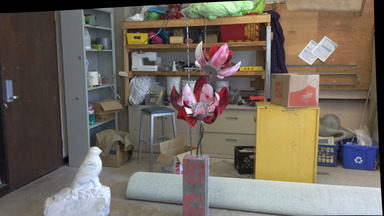
#> input picture im1.jpeg, 384 x 216 px
$ python main3.py
#> lines starting #> are read from the running program, lines starting #| are printed output that depends on the picture
import cv2
import numpy as np
from matplotlib import pyplot as plt
import os

# Créer le répertoire de sortie s'il n'existe pas
output_dir = 'output3'
os.makedirs(output_dir, exist_ok=True)

# Charger les images
img1 = cv2.imread('im1.jpeg', cv2.IMREAD_GRAYSCALE)  # Image gauche
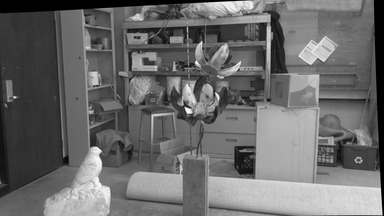
#> img1: shape (216, 384); min 0, max 255, mean 106.3
img2 = cv2.imread('im2.jpg', cv2.IMREAD_GRAYSCALE)   # Image droite
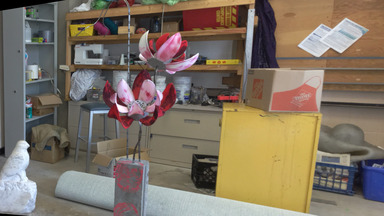
#> input picture im2.jpg, 384 x 216 px
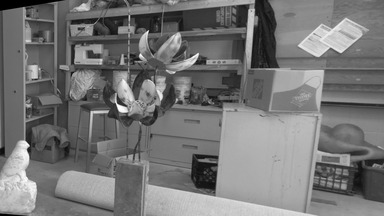
#> img2: shape (216, 384); min 0, max 255, mean 117.1

# Initialiser SIFT
sift = cv2.SIFT_create()

# Détecter les points d'intérêt et calculer les descripteurs
keypoints_1, descriptors_1 = sift.detectAndCompute(img1, None)
#> keypoints_1 = 539 keypoints; strongest (x, y, size): (188, 111, 3.8), (196, 63, 2.3), (244, 164, 18.2), (96, 150, 5.6)
keypoints_2, descriptors_2 = sift.detectAndCompute(img2, None)
#> keypoints_2 = 575 keypoints; strongest (x, y, size): (121, 109, 5), (140, 56, 2.5), (203, 176, 22.3), (24, 144, 5.8)

# Utiliser FLANN pour matcher les descripteurs
FLANN_INDEX_KDTREE = 1
index_params = dict(algorithm=FLANN_INDEX_KDTREE, trees=5)
search_params = dict(checks=50)  # or pass empty dictionary

flann = cv2.FlannBasedMatcher(index_params, search_params)
matches = flann.knnMatch(descriptors_1, descriptors_2, k=2)
#> matches = 539 matches

# Appliquer le ratio test de Lowe pour conserver les bons matches
good_matches = []
for m, n in matches:
    if m.distance < 0.7 * n.distance:
        good_matches.append(m)
#> after the loop, good_matches = 179 matches

# Séparer les coordonnées des points correspondants
src_pts = np.float32([keypoints_1[m.queryIdx].pt for m in good_matches]).reshape(-1, 1, 2)
#> src_pts = 179 rows, first 8: [79.07, 192.6], [81.2, 183.9], [84.76, 153.4], [85.45, 59.98], [85.45, 59.98], [85.92, 67.01], [85.92, 67.01], [86.41, 22.44]
dst_pts = np.float32([keypoints_2[m.trainIdx].pt for m in good_matches]).reshape(-1, 1, 2)
#> dst_pts = 179 rows, first 8: [5.48, 184.2], [8.06, 175.8], [13.53, 145.6], [24.52, 53.13], [24.52, 53.13], [24.8, 61.27], [24.8, 61.27], [27.49, 15.6]

# Trouver la matrice de transformation (homographie) entre les images
H, _ = cv2.findHomography(src_pts, dst_pts, cv2.RANSAC, 5.0)
#> H = [[0.84, -0.0786, -41.63], [-0.0673, 0.897, 0.89], [-0.00104, -1.31e-05, 1]]

# Appliquer la transformation perspective à l'image de gauche
img1_warped = cv2.warpPerspective(img1, H, (img1.shape[1] + img2.shape[1], img1.shape[0]))
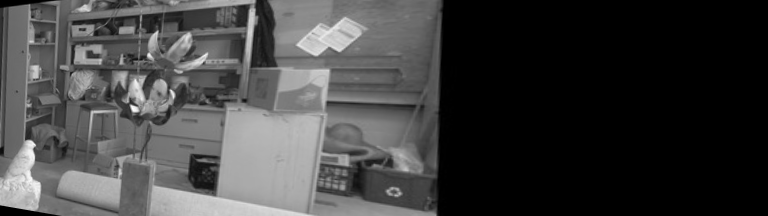
#> img1_warped: shape (216, 768); min 0, max 255, mean 64.7

# Afficher l'image de droite à côté de l'image de gauche transformée
img1_warped[:, 0:img2.shape[1]] = img2
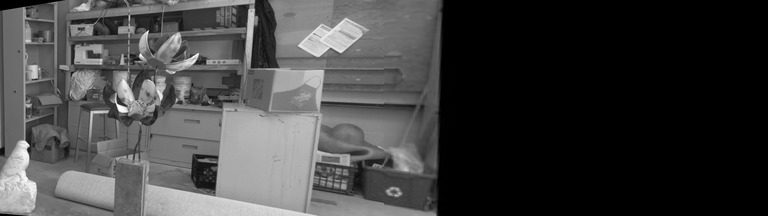
#> img1_warped: shape (216, 768); min 0, max 255, mean 65.1

# Enregistrer l'image combinée
output_path_combined_warped = os.path.join(output_dir, 'images_warped_combined.png')
cv2.imwrite(output_path_combined_warped, img1_warped)
print(f"Images combinées avec transformation enregistrées dans {output_path_combined_warped}")

# Afficher l'image combinée
plt.imshow(img1_warped, cmap='gray')
plt.title('Images combinées avec transformation')
plt.axis('off')
plt.show()
